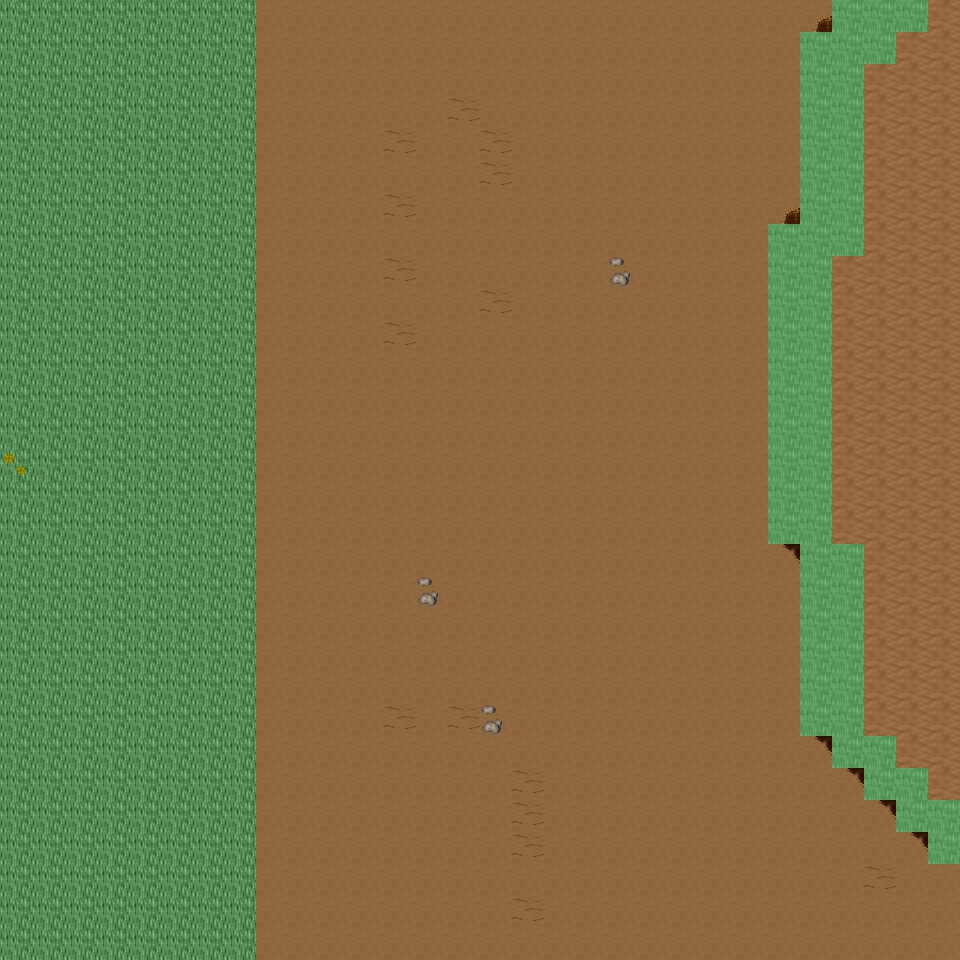

A level layout from a 2D game, rendered from its tile map. Below: a short description, then the map file with tile-grid data replaced by summaries:
An orthogonal 30x30 tile map with 32x32 px tiles, 6 tile layers (Ground, Object, Object2, Above, ...), 16 tilesets and 4 objects (4x mapExit).

<map version="1.0" orientation="orthogonal" renderorder="right-down" width="30" height="30" tilewidth="32" tileheight="32" nextobjectid="5">
  <tileset firstgid="1" name="tileset_ground_ground" tilewidth="32" tileheight="32" tilecount="33" columns="3">
    <image source="../drawable/tileset_ground_ground.png" width="96" height="352" />
  </tileset>
  <tileset firstgid="34" name="tileset_ground_ridge_earth_dark" tilewidth="32" tileheight="32" tilecount="96" columns="12">
    <image source="../drawable/tileset_ground_ridge_earth_dark.png" width="384" height="256" />
  </tileset>
  <tileset firstgid="130" name="tileset_ground_earth_edges" tilewidth="32" tileheight="32" tilecount="18" columns="6">
    <image source="../drawable/tileset_ground_earth_edges.png" width="192" height="96" />
  </tileset>
  <tileset firstgid="148" name="tileset_ground_rock_pebbles" tilewidth="32" tileheight="32" tilecount="3" columns="1">
    <image source="../drawable/tileset_ground_rock_pebbles.png" width="32" height="96" />
  </tileset>
  <tileset firstgid="151" name="tileset_plant_grasses" tilewidth="32" tileheight="32" tilecount="6" columns="3">
    <image source="../drawable/tileset_plant_grasses.png" width="96" height="64" />
  </tileset>
  <tileset firstgid="157" name="tileset_plant_flower_daisy_white" tilewidth="32" tileheight="32" tilecount="8" columns="2">
    <image source="../drawable/tileset_plant_flower_daisy_white.png" width="64" height="128" />
  </tileset>
  <tileset firstgid="165" name="tileset_plant_flower_daisy_blue" tilewidth="32" tileheight="32" tilecount="8" columns="2">
    <image source="../drawable/tileset_plant_flower_daisy_blue.png" width="64" height="128" />
  </tileset>
  <tileset firstgid="173" name="tileset_plant_flower_daisy_red" tilewidth="32" tileheight="32" tilecount="8" columns="2">
    <image source="../drawable/tileset_plant_flower_daisy_red.png" width="64" height="128" />
  </tileset>
  <tileset firstgid="181" name="tileset_plant_flower_daisy_yellow" tilewidth="32" tileheight="32" tilecount="8" columns="2">
    <image source="../drawable/tileset_plant_flower_daisy_yellow.png" width="64" height="128" />
  </tileset>
  <tileset firstgid="189" name="tileset_plant_tree_tree_green" tilewidth="32" tileheight="32" tilecount="80" columns="8">
    <image source="../drawable/tileset_plant_tree_tree_green.png" width="256" height="352" />
  </tileset>
  <tileset firstgid="269" name="tileset_logic_portal" tilewidth="32" tileheight="32" tilecount="24" columns="8">
    <image source="../drawable/tileset_logic_portal.png" width="256" height="96" />
  </tileset>
  <tileset firstgid="293" name="tileset_logic_collision" tilewidth="32" tileheight="32" tilecount="1" columns="1">
    <image source="../drawable/tileset_logic_collision.png" width="32" height="32" />
  </tileset>
  <tileset firstgid="294" name="tileset_furniture_chair_bench_wooden" tilewidth="32" tileheight="32" tilecount="8" columns="2">
    <image source="../drawable/tileset_furniture_chair_bench_wooden.png" width="64" height="128" />
  </tileset>
  <tileset firstgid="302" name="tileset_plant_stump_int_small_stump_2" tilewidth="32" tileheight="32" tilecount="1" columns="1">
    <image source="../drawable/tileset_plant_stump_int_small_stump_2.png" width="32" height="32" />
  </tileset>
  <tileset firstgid="303" name="tileset_object_well_hoist" tilewidth="32" tileheight="32" tilecount="9" columns="3">
    <image source="../drawable/tileset_object_well_hoist.png" width="96" height="96" />
  </tileset>
  <tileset firstgid="312" name="tileset_logic_creature_mutant" tilewidth="32" tileheight="32" tilecount="7" columns="7">
    <image source="../drawable/tileset_logic_creature_mutant.png" width="224" height="32" />
  </tileset>
  <layer name="Ground" width="30" height="30">
    <data>[900 cells, 900 non-empty, 3 distinct tile ids]</data>
  </layer>
  <layer name="Object" width="30" height="30">
    <data>[900 cells, 82 non-empty, 16 distinct tile ids]</data>
  </layer>
  <layer name="Object2" width="30" height="30">
    <data>[900 cells, 0 non-empty, 0 distinct tile ids]</data>
  </layer>
  <layer name="Above" width="30" height="30">
    <data>[900 cells, 0 non-empty, 0 distinct tile ids]</data>
  </layer>
  <layer name="Above2" width="30" height="30">
    <data>[900 cells, 0 non-empty, 0 distinct tile ids]</data>
  </layer>
  <layer name="Walkable" width="30" height="30">
    <data>[900 cells, 56 non-empty, 1 distinct tile ids]</data>
  </layer>
  <objectgroup name="MapEvents">
    <object id="1" name="north" type="mapExit" x="0" y="0" width="832" height="32">
      <properties>
        <property name="map" value="level_0_x89_y43" />
        <property name="x" value="0" />
        <property name="y" value="28" />
      </properties>
    </object>
    <object id="2" name="north2" type="mapExit" x="928" y="0" width="32" height="32">
      <properties>
        <property name="map" value="level_0_x89_y43" />
        <property name="x" value="29" />
        <property name="y" value="28" />
      </properties>
    </object>
    <object id="3" name="south" type="mapExit" x="0" y="928" width="960" height="32">
      <properties>
        <property name="map" value="level_0_x89_y45" />
        <property name="x" value="0" />
        <property name="y" value="1" />
      </properties>
    </object>
    <object id="4" name="west" type="mapExit" x="0" y="0" width="32" height="960">
      <properties>
        <property name="map" value="level_0_x88_y44" />
        <property name="x" value="28" />
        <property name="y" value="0" />
      </properties>
    </object>
  </objectgroup>
</map>
